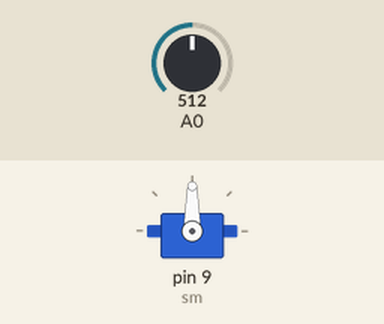
Simulated run of this sketch. Board: Arduino Uno, built with avr-gcc and run on an emulated ATmega328P. Parts: servo. The inputs (shaded band) are chosen by the test bench; at power-on: A0 = 512.

Above: at 1.2 s.
1.3 s: A0 set to 716
At 1.6 s:
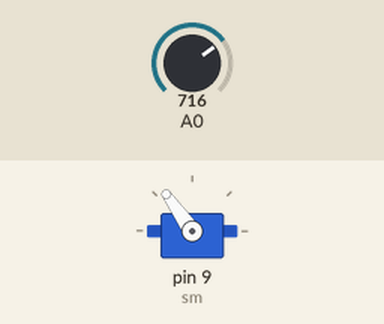
2.8 s: A0 set to 900
At 3.9 s:
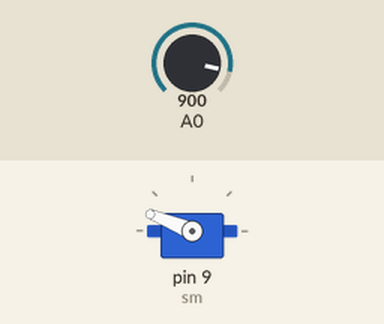
4.3 s: A0 set to 1023
At 5.1 s:
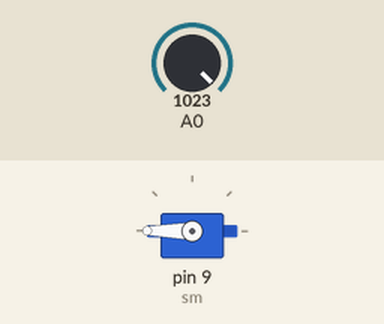
5.8 s: A0 set to 306
At 6.2 s:
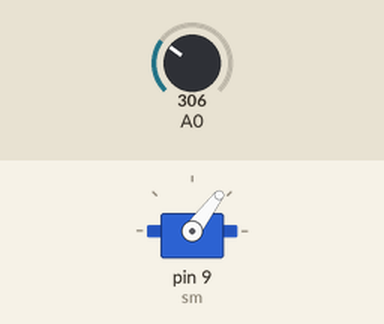
7.3 s: A0 set to 122
At 8.6 s:
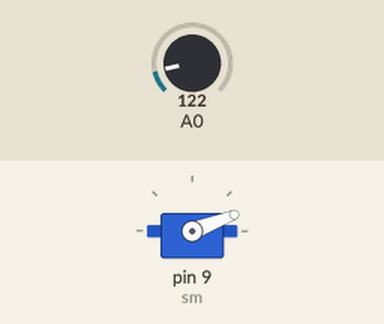
Timing chart, 0 to 9.8 s (numbered marks = the images above; inputs shaded):
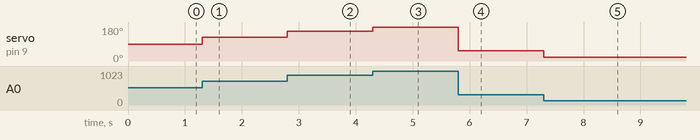

Measured:
- after the input at 1.3 s, servo on pin 9 (sm): 90° → 125° at once
- after the input at 2.8 s, servo on pin 9 (sm): 125° → 158° at once
- after the input at 4.3 s, servo on pin 9 (sm): 158° → 180° at once
- after the input at 5.8 s, servo on pin 9 (sm): 180° → 53° at once
- after the input at 7.3 s, servo on pin 9 (sm): 53° → 21° at once

The sketch:

joy_servo.ino
```cpp
#include <Servo.h>
Servo sm;
int deger,derece;
int x_eksen;
void setup() {
sm.attach(9);
}

void loop() {
  deger = analogRead(A0);
  derece = map(deger , 0 , 1023 , 0 , 180);
  sm.write(derece);
}
```
